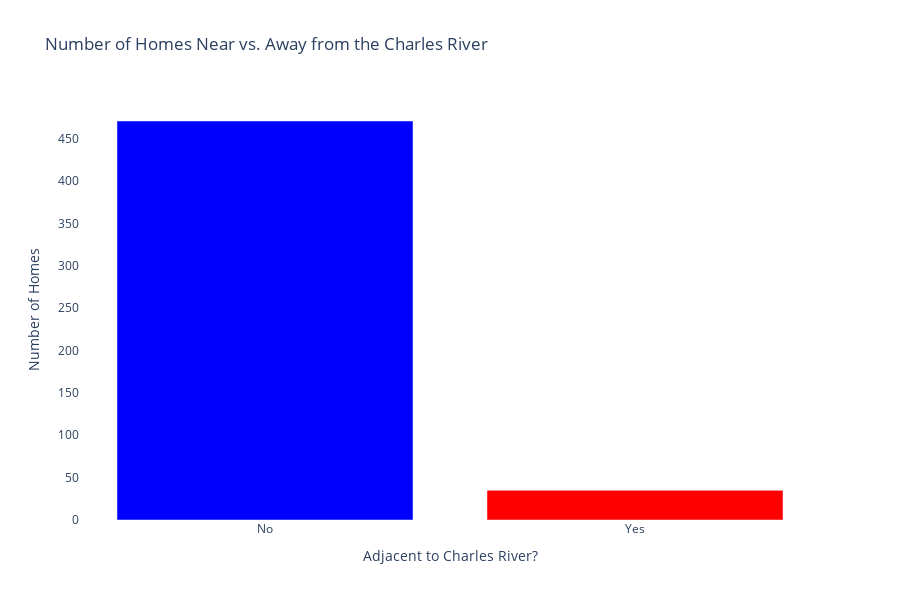

Write notebook code for a chart like this one.
### Markdown cell above
#### Next to the River? ⛵️

**Challenge**

Create a bar chart with plotly for CHAS to show many more homes are away from the river versus next to it. The bar chart should look something like this:

<img src=https://i.imgur.com/AHwoQ6l.png height=350>

You can make your life easier by providing a list of values for the x-axis (e.g., `x=['No', 'Yes']`)

### Code cell
# Assuming your data is in a DataFrame called 'df'
# Count the number of homes in each CHAS category
chas_counts = data['CHAS'].value_counts().reset_index()
chas_counts.columns = ['Near River', 'Count']

# Map 0/1 to 'No'/'Yes' for better readability
chas_counts['Near River'] = chas_counts['Near River'].map({0: 'No', 1: 'Yes'})

# Create the bar chart
fig = px.bar(
    chas_counts,
    height=600,
    x=['No', 'Yes'],
    # Explicit x-axis labels
    y='Count',
    color='Near River',
    title='Number of Homes Near vs. Away from the Charles River',
    labels={'x': 'Near River?', 'Count': 'Number of Homes'},
    color_discrete_map={'No': 'blue', 'Yes': 'red'}  # Custom colors
)

# Customize layout (similar to your reference image)
fig.update_layout(
    plot_bgcolor='white',
    yaxis_title="Number of Homes",
    xaxis_title="Adjacent to Charles River?",
    showlegend=False,
    font=dict(size=12),  # Light gray vertical grid lines
)

# Show the plot
fig.show()

### Figure 1 — Plotly figure (JSON) as saved in the notebook; plotly's stock layout.template omitted (floating-point values rounded to 4 significant figures)
{"data": [{"alignmentgroup": "True", "hovertemplate": "Near River=No<br>Near River?=%{x}<br>Number of Homes=%{y}<extra></extra>", "legendgroup": "No", "marker": {"color": "blue", "pattern": {"shape": ""}}, "name": "No", "offsetgroup": "No", "orientation": "v", "showlegend": true, "textposition": "auto", "type": "bar", "x": ["No"], "xaxis": "x", "y": [471], "yaxis": "y"}, {"alignmentgroup": "True", "hovertemplate": "Near River=Yes<br>Near River?=%{x}<br>Number of Homes=%{y}<extra></extra>", "legendgroup": "Yes", "marker": {"color": "red", "pattern": {"shape": ""}}, "name": "Yes", "offsetgroup": "Yes", "orientation": "v", "showlegend": true, "textposition": "auto", "type": "bar", "x": ["Yes"], "xaxis": "x", "y": [35], "yaxis": "y"}], "layout": {"barmode": "relative", "font": {"size": 12}, "height": 600, "legend": {"title": {"text": "Near River"}, "tracegroupgap": 0}, "plot_bgcolor": "white", "showlegend": false, "title": {"text": "Number of Homes Near vs. Away from the Charles River"}, "xaxis": {"anchor": "y", "domain": [0, 1], "title": {"text": "Adjacent to Charles River?"}}, "yaxis": {"anchor": "x", "domain": [0, 1], "title": {"text": "Number of Homes"}}}}
